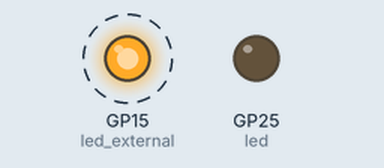
This program was run on a simulated Raspberry Pi Pico running MicroPython. Shown: output pins drawn as LEDs (lit = HIGH). Dashed ring = blinking.

Above: at 0.1 s.
Timing chart, 0 to 3.0 s (numbered marks = the images above):
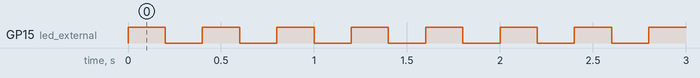

Measured:
- by itself, GP15 (led_external): alternates HIGH for 0.20 s and LOW for 0.20 s

The program:

pico-blinkExternalLED.py
```python
import machine
from time import sleep

led =  machine.Pin(25, machine.Pin.OUT)
led_external = machine.Pin(15, machine.Pin.OUT)

while True:
    led_external.toggle()
    sleep(0.2)

    #led.value(0)
    #led_external.value(0)
```
